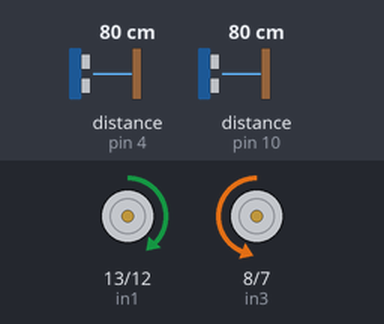
Recording of a sketch running on a simulated Arduino Uno, built with avr-gcc and run on an emulated ATmega328P. On the bench: motor-driver pin pairs drawn as motors (green arrow = first pin HIGH = forward, orange = second pin HIGH = backward, longer = more drive, scaled by the enable pin). Wiring (inferred from the names in the program): 2 × ultrasonic range finder: trigger pin 3, echo pin 4 / trigger pin 9, echo pin 10. Inputs (shaded band) come from the test bench; at power-on: distance to the obstacle (sensors on pin 10, pin 4) 80 cm. The echo pulse lasts 58.3 µs per cm; what the sketch prints to the serial monitor is not drawn.

Above: at 1.2 s.
1.3 s: distance to the obstacle (sensor on pin 10) set to 18 cm
2.8 s: distance to the obstacle (sensor on pin 10) set to 14 cm
At 3.15 s:
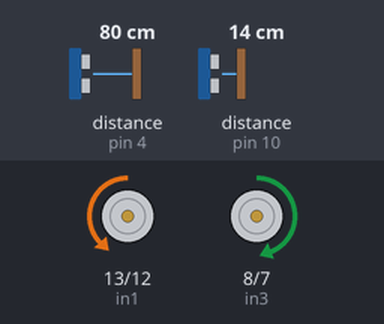
At 3.6 s:
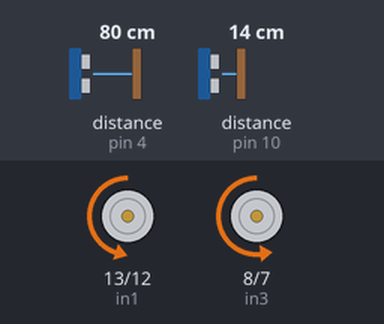
5.8 s: distance to the obstacle (sensor on pin 4) set to 40 cm
At 6.11 s:
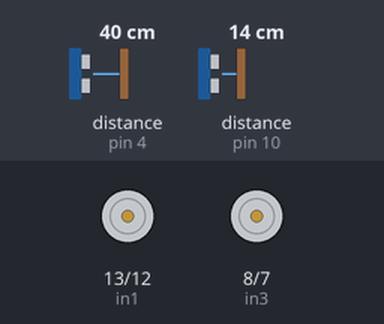
8.8 s: distance to the obstacle (sensor on pin 4) set to 32 cm
11.8 s: distance to the obstacle (sensor on pin 4) set to 60 cm
Timing chart, 0 to 15.8 s (numbered marks = the images above; inputs shaded):
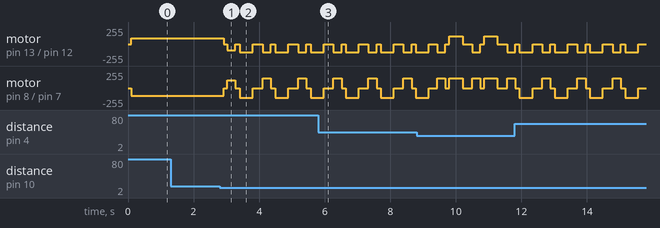

The sketch:

bestwallfollowing_copy_20260326161625.ino
```cpp
// --- Motor Pins ---
#define enA 11
#define enB 6
#define in1 13
#define in2 12
#define in3 8
#define in4 7

// --- Ultrasonic Pins ---
#define trigFront 9
#define echoFront 10
#define trigLeft 3
#define echoLeft 4

// --- Tuned Settings ---
const int FRONT_STOP = 15;  // was 8 → stops before hitting wall
const int LEFT_OPEN = 35;   // was 20 → 30cm wall now correctly seen as blocked

const int baseSpeed = 90;
const int turnSpeedLeft = 120;
const int turnSpeedRight = 120;

const int turnDuration = 400;
const int backDuration = 250;

const int leftBoost = 0;
const int rightBoost = 25;  // was 15 → more compensation for weak right wheel

// --- Stuck detection ---
long lastFrontDist = 0;
unsigned long stuckTimer = 0;
const unsigned long stuckThreshold = 5000;
const int stuckTolerance = 3;

// ---------------- SETUP ----------------
void setup() {
  pinMode(enA, OUTPUT); pinMode(enB, OUTPUT);
  pinMode(in1, OUTPUT); pinMode(in2, OUTPUT);
  pinMode(in3, OUTPUT); pinMode(in4, OUTPUT);

  pinMode(trigFront, OUTPUT); pinMode(echoFront, INPUT);
  pinMode(trigLeft, OUTPUT); pinMode(echoLeft, INPUT);

  Serial.begin(9600);

  lastFrontDist = getDistanceAvg(trigFront, echoFront);
  stuckTimer = millis();
}

// ---------------- LOOP ----------------
void loop() {
  long FS = getDistanceAvg(trigFront, echoFront);
  long LS = getDistanceAvg(trigLeft, echoLeft);

  Serial.print("F="); Serial.print(FS);
  Serial.print(" L="); Serial.println(LS);

  // -------- STUCK DETECTION --------
  if (abs(FS - lastFrontDist) <= stuckTolerance) {
    if (millis() - stuckTimer > stuckThreshold) {
      Serial.println("Stuck detected → Back + Adjust");

      stopCar();
      delay(100);
      moveBackward(baseSpeed);
      delay(backDuration);
      stopCar();
      delay(100);

      LS = getDistanceAvg(trigLeft, echoLeft);
      if (LS > LEFT_OPEN) {
        Serial.println("Adjust left");
        turnLeft(turnSpeedLeft);
      } else {
        Serial.println("Adjust right");
        turnRight(turnSpeedRight);
      }
      delay(turnDuration);
      stopCar();
      delay(100);
      stuckTimer = millis();
      lastFrontDist = getDistanceAvg(trigFront, echoFront);
      return;
    }
  } else {
    stuckTimer = millis();
    lastFrontDist = FS;
  }

  // -------- WALL DETECTION --------
  if (FS <= FRONT_STOP) {
    Serial.println("Wall → stop + adjust");

    stopCar();
    delay(100);
    moveBackward(baseSpeed);
    delay(backDuration);
    stopCar();
    delay(100);

    LS = getDistanceAvg(trigLeft, echoLeft);
    if (LS > LEFT_OPEN) {
      Serial.println("Left open → LEFT");
      turnLeft(turnSpeedLeft);
    } else {
      Serial.println("Left blocked → RIGHT");
      turnRight(turnSpeedRight);
    }
    delay(turnDuration);
    stopCar();
    delay(100);
  }
  // -------- CLEAR PATH --------
  else {
    moveStraight(baseSpeed);
  }

  delay(50);
}

// ---------------- SENSOR FUNCTION ----------------
long getDistanceAvg(int trig, int echo) {
  long total = 0;
  for (int i = 0; i < 3; i++) {
    digitalWrite(trig, LOW); delayMicroseconds(2);
    digitalWrite(trig, HIGH); delayMicroseconds(10);
    digitalWrite(trig, LOW);

    long duration = pulseIn(echo, HIGH, 30000);
    long dist = (duration == 0) ? 999 : duration * 0.034 / 2;
    total += dist;
    delay(5);
  }
  return total / 3;
}

// ---------------- MOTOR HELPERS ----------------
int L(int spd) { return constrain(spd + leftBoost, 0, 255); }
int R(int spd) { return constrain(spd + rightBoost, 0, 255); }

void moveStraight(int spd) {
  digitalWrite(in3, LOW); digitalWrite(in4, HIGH);
  digitalWrite(in1, HIGH); digitalWrite(in2, LOW);
  analogWrite(enB, R(spd));
  analogWrite(enA, L(spd));
}

void moveBackward(int spd) {
  digitalWrite(in3, HIGH); digitalWrite(in4, LOW);
  digitalWrite(in1, LOW); digitalWrite(in2, HIGH);
  analogWrite(enB, R(spd));
  analogWrite(enA, L(spd));
}

void turnLeft(int spd) {
  digitalWrite(in3, LOW); digitalWrite(in4, HIGH);
  digitalWrite(in1, LOW); digitalWrite(in2, HIGH);
  analogWrite(enB, R(spd));
  analogWrite(enA, L(spd));
}

void turnRight(int spd) {
  digitalWrite(in3, HIGH); digitalWrite(in4, LOW);
  digitalWrite(in1, HIGH); digitalWrite(in2, LOW);
  analogWrite(enB, R(spd));
  analogWrite(enA, L(spd));
}

void stopCar() {
  digitalWrite(in1, LOW); digitalWrite(in2, LOW);
  digitalWrite(in3, LOW); digitalWrite(in4, LOW);
  analogWrite(enA, 0);
  analogWrite(enB, 0);
} 
```

Measured:
- the behaviour switches between 17 and 16 cm on distance to the obstacle (sensor on pin 10) (found by bisection; images 0 and 1)
- after the input at 1.3 s, every drawn part: stays the same
